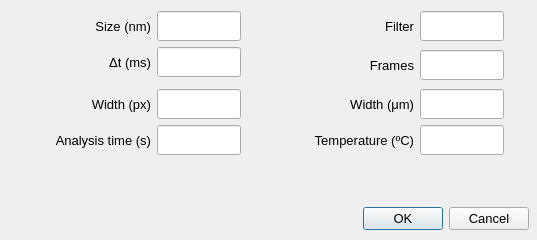
<?xml version="1.0" encoding="UTF-8"?>
<ui version="4.0">
 <class>Dialog</class>
 <widget class="QDialog" name="Dialog">
  <property name="geometry">
   <rect>
    <x>0</x>
    <y>0</y>
    <width>537</width>
    <height>240</height>
   </rect>
  </property>
  <property name="sizePolicy">
   <sizepolicy hsizetype="Fixed" vsizetype="Fixed">
    <horstretch>0</horstretch>
    <verstretch>0</verstretch>
   </sizepolicy>
  </property>
  <property name="windowTitle">
   <string>Application configuration</string>
  </property>
  <property name="windowIcon">
   <iconset resource="resources/application_resources.qrc">
    <normaloff>:/icons/icons/application-task.png</normaloff>:/icons/icons/application-task.png</iconset>
  </property>
  <widget class="QWidget" name="layoutWidget">
   <property name="geometry">
    <rect>
     <x>9</x>
     <y>11</y>
     <width>520</width>
     <height>219</height>
    </rect>
   </property>
   <layout class="QVBoxLayout" name="verticalLayout">
    <item>
     <layout class="QGridLayout" name="gridLayout">
      <item row="0" column="0">
       <widget class="QLabel" name="lbl_size">
        <property name="sizePolicy">
         <sizepolicy hsizetype="Fixed" vsizetype="Fixed">
          <horstretch>0</horstretch>
          <verstretch>0</verstretch>
         </sizepolicy>
        </property>
        <property name="minimumSize">
         <size>
          <width>120</width>
          <height>30</height>
         </size>
        </property>
        <property name="maximumSize">
         <size>
          <width>142</width>
          <height>30</height>
         </size>
        </property>
        <property name="font">
         <font>
          <pointsize>10</pointsize>
         </font>
        </property>
        <property name="text">
         <string>Size (nm)</string>
        </property>
        <property name="alignment">
         <set>Qt::AlignRight|Qt::AlignTrailing|Qt::AlignVCenter</set>
        </property>
        <property name="buddy">
         <cstring>txt_size</cstring>
        </property>
       </widget>
      </item>
      <item row="0" column="1">
       <widget class="QLineEdit" name="txt_size">
        <property name="sizePolicy">
         <sizepolicy hsizetype="Fixed" vsizetype="Fixed">
          <horstretch>0</horstretch>
          <verstretch>0</verstretch>
         </sizepolicy>
        </property>
        <property name="minimumSize">
         <size>
          <width>84</width>
          <height>30</height>
         </size>
        </property>
        <property name="maximumSize">
         <size>
          <width>84</width>
          <height>30</height>
         </size>
        </property>
        <property name="font">
         <font>
          <pointsize>10</pointsize>
         </font>
        </property>
        <property name="inputMask">
         <string/>
        </property>
        <property name="text">
         <string/>
        </property>
        <property name="alignment">
         <set>Qt::AlignCenter</set>
        </property>
       </widget>
      </item>
      <item row="0" column="3">
       <widget class="QLabel" name="lbl_filter">
        <property name="sizePolicy">
         <sizepolicy hsizetype="Fixed" vsizetype="Fixed">
          <horstretch>0</horstretch>
          <verstretch>0</verstretch>
         </sizepolicy>
        </property>
        <property name="minimumSize">
         <size>
          <width>120</width>
          <height>30</height>
         </size>
        </property>
        <property name="maximumSize">
         <size>
          <width>142</width>
          <height>30</height>
         </size>
        </property>
        <property name="font">
         <font>
          <pointsize>10</pointsize>
         </font>
        </property>
        <property name="text">
         <string>Filter</string>
        </property>
        <property name="alignment">
         <set>Qt::AlignRight|Qt::AlignTrailing|Qt::AlignVCenter</set>
        </property>
        <property name="buddy">
         <cstring>txt_filter</cstring>
        </property>
       </widget>
      </item>
      <item row="0" column="4">
       <widget class="QLineEdit" name="txt_filter">
        <property name="sizePolicy">
         <sizepolicy hsizetype="Fixed" vsizetype="Fixed">
          <horstretch>0</horstretch>
          <verstretch>0</verstretch>
         </sizepolicy>
        </property>
        <property name="minimumSize">
         <size>
          <width>84</width>
          <height>30</height>
         </size>
        </property>
        <property name="maximumSize">
         <size>
          <width>84</width>
          <height>30</height>
         </size>
        </property>
        <property name="font">
         <font>
          <pointsize>10</pointsize>
         </font>
        </property>
        <property name="inputMask">
         <string/>
        </property>
        <property name="text">
         <string/>
        </property>
        <property name="alignment">
         <set>Qt::AlignCenter</set>
        </property>
       </widget>
      </item>
      <item row="0" column="5" rowspan="5">
       <spacer name="horizontalSpacer_2">
        <property name="orientation">
         <enum>Qt::Horizontal</enum>
        </property>
        <property name="sizeHint" stdset="0">
         <size>
          <width>21</width>
          <height>20</height>
         </size>
        </property>
       </spacer>
      </item>
      <item row="1" column="0">
       <widget class="QLabel" name="lbl_delta">
        <property name="sizePolicy">
         <sizepolicy hsizetype="Fixed" vsizetype="Fixed">
          <horstretch>0</horstretch>
          <verstretch>0</verstretch>
         </sizepolicy>
        </property>
        <property name="minimumSize">
         <size>
          <width>120</width>
          <height>30</height>
         </size>
        </property>
        <property name="maximumSize">
         <size>
          <width>142</width>
          <height>30</height>
         </size>
        </property>
        <property name="font">
         <font>
          <pointsize>10</pointsize>
         </font>
        </property>
        <property name="text">
         <string>Δt (ms)</string>
        </property>
        <property name="alignment">
         <set>Qt::AlignRight|Qt::AlignTrailing|Qt::AlignVCenter</set>
        </property>
        <property name="buddy">
         <cstring>txt_delta</cstring>
        </property>
       </widget>
      </item>
      <item row="1" column="1">
       <widget class="QLineEdit" name="txt_delta">
        <property name="sizePolicy">
         <sizepolicy hsizetype="Fixed" vsizetype="Fixed">
          <horstretch>0</horstretch>
          <verstretch>0</verstretch>
         </sizepolicy>
        </property>
        <property name="minimumSize">
         <size>
          <width>84</width>
          <height>30</height>
         </size>
        </property>
        <property name="maximumSize">
         <size>
          <width>84</width>
          <height>30</height>
         </size>
        </property>
        <property name="font">
         <font>
          <pointsize>10</pointsize>
         </font>
        </property>
        <property name="inputMask">
         <string/>
        </property>
        <property name="text">
         <string/>
        </property>
        <property name="alignment">
         <set>Qt::AlignCenter</set>
        </property>
       </widget>
      </item>
      <item row="1" column="3" rowspan="2">
       <widget class="QLabel" name="lbl_total_frames">
        <property name="sizePolicy">
         <sizepolicy hsizetype="Fixed" vsizetype="Fixed">
          <horstretch>0</horstretch>
          <verstretch>0</verstretch>
         </sizepolicy>
        </property>
        <property name="minimumSize">
         <size>
          <width>120</width>
          <height>30</height>
         </size>
        </property>
        <property name="maximumSize">
         <size>
          <width>142</width>
          <height>30</height>
         </size>
        </property>
        <property name="font">
         <font>
          <pointsize>10</pointsize>
         </font>
        </property>
        <property name="text">
         <string>Frames</string>
        </property>
        <property name="alignment">
         <set>Qt::AlignRight|Qt::AlignTrailing|Qt::AlignVCenter</set>
        </property>
        <property name="buddy">
         <cstring>txt_total_frames</cstring>
        </property>
       </widget>
      </item>
      <item row="1" column="4" rowspan="2">
       <widget class="QLineEdit" name="txt_total_frames">
        <property name="sizePolicy">
         <sizepolicy hsizetype="Fixed" vsizetype="Fixed">
          <horstretch>0</horstretch>
          <verstretch>0</verstretch>
         </sizepolicy>
        </property>
        <property name="minimumSize">
         <size>
          <width>84</width>
          <height>30</height>
         </size>
        </property>
        <property name="maximumSize">
         <size>
          <width>84</width>
          <height>30</height>
         </size>
        </property>
        <property name="font">
         <font>
          <pointsize>10</pointsize>
         </font>
        </property>
        <property name="inputMask">
         <string/>
        </property>
        <property name="text">
         <string/>
        </property>
        <property name="alignment">
         <set>Qt::AlignCenter</set>
        </property>
       </widget>
      </item>
      <item row="2" column="2" rowspan="2">
       <spacer name="horizontalSpacer">
        <property name="orientation">
         <enum>Qt::Horizontal</enum>
        </property>
        <property name="sizeHint" stdset="0">
         <size>
          <width>13</width>
          <height>13</height>
         </size>
        </property>
       </spacer>
      </item>
      <item row="3" column="0">
       <widget class="QLabel" name="lbl_width_px">
        <property name="sizePolicy">
         <sizepolicy hsizetype="Fixed" vsizetype="Fixed">
          <horstretch>0</horstretch>
          <verstretch>0</verstretch>
         </sizepolicy>
        </property>
        <property name="minimumSize">
         <size>
          <width>120</width>
          <height>30</height>
         </size>
        </property>
        <property name="maximumSize">
         <size>
          <width>142</width>
          <height>30</height>
         </size>
        </property>
        <property name="font">
         <font>
          <pointsize>10</pointsize>
         </font>
        </property>
        <property name="text">
         <string>Width (px)</string>
        </property>
        <property name="alignment">
         <set>Qt::AlignRight|Qt::AlignTrailing|Qt::AlignVCenter</set>
        </property>
        <property name="buddy">
         <cstring>txt_width_px</cstring>
        </property>
       </widget>
      </item>
      <item row="3" column="1">
       <widget class="QLineEdit" name="txt_width_px">
        <property name="sizePolicy">
         <sizepolicy hsizetype="Fixed" vsizetype="Fixed">
          <horstretch>0</horstretch>
          <verstretch>0</verstretch>
         </sizepolicy>
        </property>
        <property name="minimumSize">
         <size>
          <width>84</width>
          <height>30</height>
         </size>
        </property>
        <property name="maximumSize">
         <size>
          <width>84</width>
          <height>30</height>
         </size>
        </property>
        <property name="font">
         <font>
          <pointsize>10</pointsize>
         </font>
        </property>
        <property name="inputMask">
         <string/>
        </property>
        <property name="text">
         <string/>
        </property>
        <property name="alignment">
         <set>Qt::AlignCenter</set>
        </property>
       </widget>
      </item>
      <item row="3" column="3">
       <widget class="QLabel" name="lbl_width_si">
        <property name="sizePolicy">
         <sizepolicy hsizetype="Fixed" vsizetype="Fixed">
          <horstretch>0</horstretch>
          <verstretch>0</verstretch>
         </sizepolicy>
        </property>
        <property name="minimumSize">
         <size>
          <width>120</width>
          <height>30</height>
         </size>
        </property>
        <property name="maximumSize">
         <size>
          <width>142</width>
          <height>30</height>
         </size>
        </property>
        <property name="font">
         <font>
          <pointsize>10</pointsize>
         </font>
        </property>
        <property name="text">
         <string>Width (μm)</string>
        </property>
        <property name="alignment">
         <set>Qt::AlignRight|Qt::AlignTrailing|Qt::AlignVCenter</set>
        </property>
        <property name="buddy">
         <cstring>txt_width_si</cstring>
        </property>
       </widget>
      </item>
      <item row="3" column="4">
       <widget class="QLineEdit" name="txt_width_si">
        <property name="sizePolicy">
         <sizepolicy hsizetype="Fixed" vsizetype="Fixed">
          <horstretch>0</horstretch>
          <verstretch>0</verstretch>
         </sizepolicy>
        </property>
        <property name="minimumSize">
         <size>
          <width>84</width>
          <height>30</height>
         </size>
        </property>
        <property name="maximumSize">
         <size>
          <width>84</width>
          <height>30</height>
         </size>
        </property>
        <property name="font">
         <font>
          <pointsize>10</pointsize>
         </font>
        </property>
        <property name="inputMask">
         <string/>
        </property>
        <property name="text">
         <string/>
        </property>
        <property name="alignment">
         <set>Qt::AlignCenter</set>
        </property>
       </widget>
      </item>
      <item row="4" column="0">
       <widget class="QLabel" name="lbl_time">
        <property name="sizePolicy">
         <sizepolicy hsizetype="Fixed" vsizetype="Fixed">
          <horstretch>0</horstretch>
          <verstretch>0</verstretch>
         </sizepolicy>
        </property>
        <property name="minimumSize">
         <size>
          <width>142</width>
          <height>30</height>
         </size>
        </property>
        <property name="maximumSize">
         <size>
          <width>142</width>
          <height>30</height>
         </size>
        </property>
        <property name="font">
         <font>
          <pointsize>10</pointsize>
         </font>
        </property>
        <property name="text">
         <string>Analysis time (s)</string>
        </property>
        <property name="alignment">
         <set>Qt::AlignRight|Qt::AlignTrailing|Qt::AlignVCenter</set>
        </property>
        <property name="buddy">
         <cstring>txt_time</cstring>
        </property>
       </widget>
      </item>
      <item row="4" column="1">
       <widget class="QLineEdit" name="txt_time">
        <property name="sizePolicy">
         <sizepolicy hsizetype="Fixed" vsizetype="Fixed">
          <horstretch>0</horstretch>
          <verstretch>0</verstretch>
         </sizepolicy>
        </property>
        <property name="minimumSize">
         <size>
          <width>84</width>
          <height>30</height>
         </size>
        </property>
        <property name="maximumSize">
         <size>
          <width>84</width>
          <height>30</height>
         </size>
        </property>
        <property name="font">
         <font>
          <pointsize>10</pointsize>
         </font>
        </property>
        <property name="inputMask">
         <string/>
        </property>
        <property name="text">
         <string/>
        </property>
        <property name="alignment">
         <set>Qt::AlignCenter</set>
        </property>
       </widget>
      </item>
      <item row="4" column="3">
       <widget class="QLabel" name="lbl_temperature_C">
        <property name="sizePolicy">
         <sizepolicy hsizetype="Fixed" vsizetype="Fixed">
          <horstretch>0</horstretch>
          <verstretch>0</verstretch>
         </sizepolicy>
        </property>
        <property name="minimumSize">
         <size>
          <width>142</width>
          <height>30</height>
         </size>
        </property>
        <property name="maximumSize">
         <size>
          <width>142</width>
          <height>30</height>
         </size>
        </property>
        <property name="font">
         <font>
          <pointsize>10</pointsize>
         </font>
        </property>
        <property name="text">
         <string>Temperature (ºC)</string>
        </property>
        <property name="alignment">
         <set>Qt::AlignRight|Qt::AlignTrailing|Qt::AlignVCenter</set>
        </property>
        <property name="buddy">
         <cstring>txt_temperature_C</cstring>
        </property>
       </widget>
      </item>
      <item row="4" column="4">
       <widget class="QLineEdit" name="txt_temperature_C">
        <property name="sizePolicy">
         <sizepolicy hsizetype="Fixed" vsizetype="Fixed">
          <horstretch>0</horstretch>
          <verstretch>0</verstretch>
         </sizepolicy>
        </property>
        <property name="minimumSize">
         <size>
          <width>84</width>
          <height>30</height>
         </size>
        </property>
        <property name="maximumSize">
         <size>
          <width>84</width>
          <height>30</height>
         </size>
        </property>
        <property name="font">
         <font>
          <pointsize>10</pointsize>
         </font>
        </property>
        <property name="inputMask">
         <string/>
        </property>
        <property name="text">
         <string/>
        </property>
        <property name="alignment">
         <set>Qt::AlignCenter</set>
        </property>
       </widget>
      </item>
     </layout>
    </item>
    <item>
     <spacer name="verticalSpacer">
      <property name="orientation">
       <enum>Qt::Vertical</enum>
      </property>
      <property name="sizeHint" stdset="0">
       <size>
        <width>471</width>
        <height>33</height>
       </size>
      </property>
     </spacer>
    </item>
    <item>
     <widget class="QDialogButtonBox" name="buttonBox">
      <property name="font">
       <font>
        <pointsize>10</pointsize>
       </font>
      </property>
      <property name="orientation">
       <enum>Qt::Horizontal</enum>
      </property>
      <property name="standardButtons">
       <set>QDialogButtonBox::Cancel|QDialogButtonBox::Ok</set>
      </property>
     </widget>
    </item>
   </layout>
  </widget>
 </widget>
 <tabstops>
  <tabstop>txt_size</tabstop>
  <tabstop>txt_delta</tabstop>
  <tabstop>txt_width_px</tabstop>
  <tabstop>txt_time</tabstop>
  <tabstop>txt_filter</tabstop>
  <tabstop>txt_total_frames</tabstop>
  <tabstop>txt_width_si</tabstop>
  <tabstop>txt_temperature_C</tabstop>
 </tabstops>
 <resources>
  <include location="resources/application_resources.qrc"/>
 </resources>
 <connections>
  <connection>
   <sender>buttonBox</sender>
   <signal>accepted()</signal>
   <receiver>Dialog</receiver>
   <slot>accept()</slot>
   <hints>
    <hint type="sourcelabel">
     <x>241</x>
     <y>225</y>
    </hint>
    <hint type="destinationlabel">
     <x>157</x>
     <y>243</y>
    </hint>
   </hints>
  </connection>
  <connection>
   <sender>buttonBox</sender>
   <signal>rejected()</signal>
   <receiver>Dialog</receiver>
   <slot>reject()</slot>
   <hints>
    <hint type="sourcelabel">
     <x>320</x>
     <y>225</y>
    </hint>
    <hint type="destinationlabel">
     <x>286</x>
     <y>243</y>
    </hint>
   </hints>
  </connection>
 </connections>
</ui>
